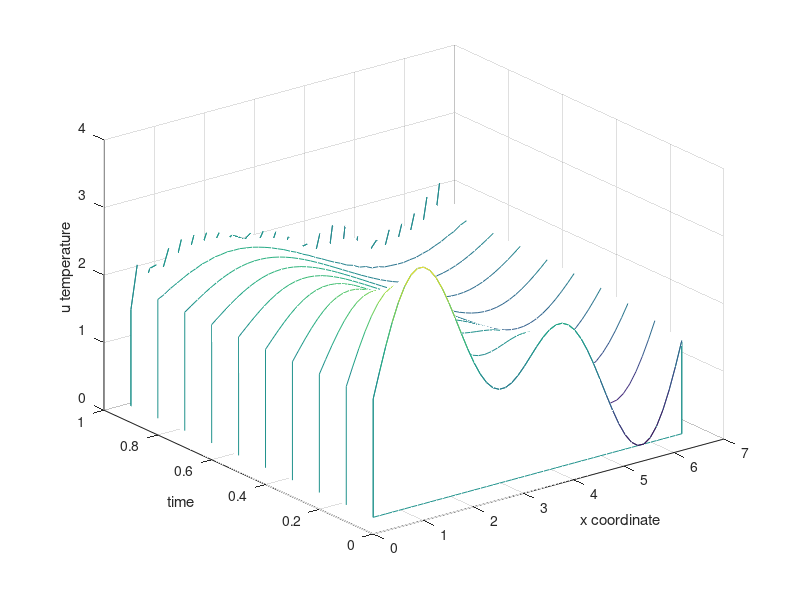

Write the MATLAB code that produced this figure.
clear all;

n = 50;             % number of points
dx = 2*pi/n;        % space step
x = 0:dx:2*pi-dx;   % grid

h = 0.1;            % temporal step
times = 10;         % number of iterations in time

k = fftshift(-n/2:1:n/2-1); % wave numbers
k2 = k.*k;             

u0 = 2 + sin(x) + sin(2*x); % initial conditions
u = zeros(times,n);         % stores results
u(1,:) = u0;

uf = fft(u0);               % Fourier coefficients of initial function


for i=2:times
    uf = uf.*(1-h*k2);      % next time step in Fourier space
    u(i,:) = real(ifft(uf));% IFFT to physical space
end

[X,T] = meshgrid(x,0:h:times*h-h);
waterfall(X,T,u), xlabel('x coordinate'), ylabel('time'), zlabel('u temperature')
